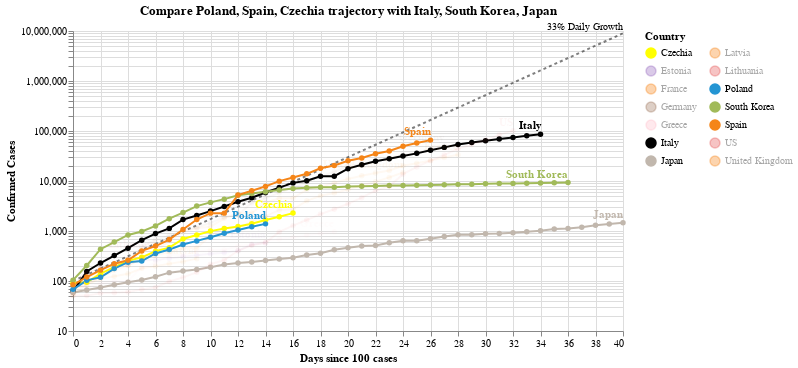

The code cell stored with this chart in its notebook:
### Code cell
#hide_input
chart2 = make_since_chart(['Poland', 'Spain', 'Czechia'])
chart2

### Figure 1 — Vega-Lite specification as saved in the notebook (floating-point values rounded to 4 significant figures; data arrays with more than 128 entries replaced by an {"elided": "..."} marker saying what was removed)
{"config": {"view": {"continuousWidth": 400, "continuousHeight": 300}}, "layer": [{"mark": {"type": "line", "color": "black", "opacity": 0.5, "strokeDash": [3, 3]}, "encoding": {"x": {"type": "quantitative", "field": "Days since 100 cases"}, "y": {"type": "quantitative", "field": "Confirmed Cases"}}}, {"mark": {"type": "text", "align": "right", "dy": -6, "fontSize": 10, "text": "33% Daily Growth"}, "encoding": {"x": {"type": "quantitative", "field": "Days since 100 cases"}, "y": {"type": "quantitative", "field": "Confirmed Cases"}}, "transform": [{"filter": "(datum['Days since 100 cases'] >= 40)"}]}, {"data": {"name": "data-71da7bd97030addf66a8f7404beae62c"}, "mark": {"type": "line", "point": true}, "encoding": {"color": {"type": "nominal", "field": "Country", "legend": {"columns": 2}, "scale": {"domain": ["Czechia", "Estonia", "France", "Germany", "Greece", "Italy", "Japan", "Latvia", "Lithuania", "Poland", "South Korea", "Spain", "US", "United Kingdom"], "range": ["yellow", "#9467bd", "#F58518", "#9D755D", "pink", "black", "#C1B7AD", "#F58518", "#E45756", "#2495D3", "#A1BA59", "#F58518", "#E45756", "#F58518"]}}, "opacity": {"condition": {"value": 1, "selection": "selector002"}, "value": 0.05}, "tooltip": [{"type": "nominal", "field": "Country"}, {"type": "temporal", "field": "Date"}, {"type": "quantitative", "field": "Confirmed Cases"}, {"type": "quantitative", "field": "Days since 100 cases"}], "x": {"type": "quantitative", "field": "Days since 100 cases"}, "y": {"type": "quantitative", "field": "Confirmed Cases", "scale": {"type": "log"}}}, "selection": {"selector002": {"type": "multi", "fields": ["Country"], "bind": "legend", "init": [{"Country": "Poland"}, {"Country": "Spain"}, {"Country": "Czechia"}, {"Country": "Italy"}, {"Country": "South Korea"}, {"Country": "Japan"}]}}, "width": 550}, {"data": {"name": "data-71da7bd97030addf66a8f7404beae62c"}, "mark": {"type": "text", "align": "right", "dy": -8, "fontWeight": "bold"}, "encoding": {"color": {"type": "nominal", "field": "Country", "legend": {"columns": 2}, "scale": {"domain": ["Czechia", "Estonia", "France", "Germany", "Greece", "Italy", "Japan", "Latvia", "Lithuania", "Poland", "South Korea", "Spain", "US", "United Kingdom"], "range": ["yellow", "#9467bd", "#F58518", "#9D755D", "pink", "black", "#C1B7AD", "#F58518", "#E45756", "#2495D3", "#A1BA59", "#F58518", "#E45756", "#F58518"]}}, "opacity": {"condition": {"value": 1, "selection": "selector002"}, "value": 0.05}, "text": {"type": "nominal", "field": "Country"}, "tooltip": [{"type": "nominal", "field": "Country"}, {"type": "temporal", "field": "Date"}, {"type": "quantitative", "field": "Confirmed Cases"}, {"type": "quantitative", "field": "Days since 100 cases"}], "x": {"type": "quantitative", "field": "Days since 100 cases"}, "y": {"type": "quantitative", "field": "Confirmed Cases", "scale": {"type": "log"}}}, "transform": [{"filter": "(datum['Date'] >= 1585267200000)"}], "width": 550}], "data": {"name": "data-68672cae1c84aacde8ad60773c6666d3"}, "title": "Compare Poland, Spain, Czechia trajectory with Italy, South Korea, Japan", "$schema": "https://vega.github.io/schema/vega-lite/v4.0.2.json", "datasets": {"data-68672cae1c84aacde8ad60773c6666d3": [{"Days since 100 cases": 0, "Confirmed Cases": 100.0}, {"Days since 100 cases": 1, "Confirmed Cases": 133.0}, {"Days since 100 cases": 2, "Confirmed Cases": 176.9}, {"Days since 100 cases": 3, "Confirmed Cases": 235.3}, {"Days since 100 cases": 4, "Confirmed Cases": 312.9}, {"Days since 100 cases": 5, "Confirmed Cases": 416.2}, {"Days since 100 cases": 6, "Confirmed Cases": 553.5}, {"Days since 100 cases": 7, "Confirmed Cases": 736.1}, {"Days since 100 cases": 8, "Confirmed Cases": 979.1}, {"Days since 100 cases": 9, "Confirmed Cases": 1302.0}, {"Days since 100 cases": 10, "Confirmed Cases": 1732.0}, {"Days since 100 cases": 11, "Confirmed Cases": 2303.0}, {"Days since 100 cases": 12, "Confirmed Cases": 3064.0}, {"Days since 100 cases": 13, "Confirmed Cases": 4074.0}, {"Days since 100 cases": 14, "Confirmed Cases": 5419.0}, {"Days since 100 cases": 15, "Confirmed Cases": 7207.0}, {"Days since 100 cases": 16, "Confirmed Cases": 9586.0}, {"Days since 100 cases": 17, "Confirmed Cases": 12750.0}, {"Days since 100 cases": 18, "Confirmed Cases": 16960.0}, {"Days since 100 cases": 19, "Confirmed Cases": 22550.0}, {"Days since 100 cases": 20, "Confirmed Cases": 29990.0}, {"Days since 100 cases": 21, "Confirmed Cases": 39890.0}, {"Days since 100 cases": 22, "Confirmed Cases": 53060.0}, {"Days since 100 cases": 23, "Confirmed Cases": 70560.0}, {"Days since 100 cases": 24, "Confirmed Cases": 93850.0}, {"Days since 100 cases": 25, "Confirmed Cases": 124800.0}, {"Days since 100 cases": 26, "Confirmed Cases": 166000.0}, {"Days since 100 cases": 27, "Confirmed Cases": 220800.0}, {"Days since 100 cases": 28, "Confirmed Cases": 293700.0}, {"Days since 100 cases": 29, "Confirmed Cases": 390600.0}, {"Days since 100 cases": 30, "Confirmed Cases": 519500.0}, {"Days since 100 cases": 31, "Confirmed Cases": 690900.0}, {"Days since 100 cases": 32, "Confirmed Cases": 918900.0}, {"Days since 100 cases": 33, "Confirmed Cases": 1222000.0}, {"Days since 100 cases": 34, "Confirmed Cases": 1625000.0}, {"Days since 100 cases": 35, "Confirmed Cases": 2162000.0}, {"Days since 100 cases": 36, "Confirmed Cases": 2875000.0}, {"Days since 100 cases": 37, "Confirmed Cases": 3824000.0}, {"Days since 100 cases": 38, "Confirmed Cases": 5086000.0}, {"Days since 100 cases": 39, "Confirmed Cases": 6764000.0}, {"Days since 100 cases": 40, "Confirmed Cases": 8996000.0}], "data-71da7bd97030addf66a8f7404beae62c": {"elided": "339 records"}}}
